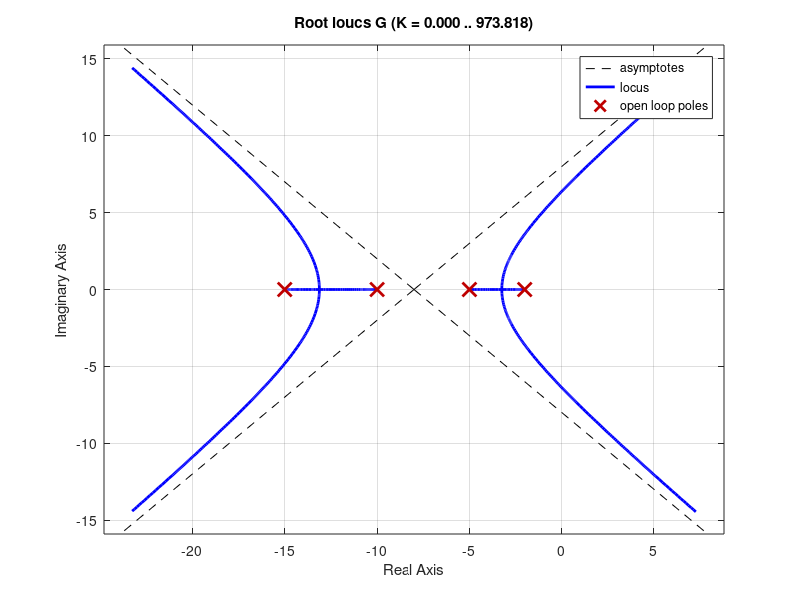

This figure's MATLAB source: (Note: this script raises an error after producing the figure.)
%% Control Systems Homework 8 Problem 1

G = zpk([],[-2 -5 -10 -15],[200]);
rlocus(G);
X1 = evalfr(G, -1.8686 + 3.8160j)
k1 = -1/X1

Gcl1 = minreal(G*abs(k1) / (1+G*abs(k1)))
roots([1 3.737 18.05])
figure;
step(Gcl1)

%% Control Systems Homework 8 Problem 2

GK2 = zpk([-2],[-2 -5 -10 -15 -20], [200])
figure;
rlocus(GK2)
X2 = evalfr(GK2, -3.5679 + 6.9665i)
K2 = -1/X2

Gcl2 = minreal(GK2*abs(K2) / (1 + GK2*abs(K2)))
roots([1 7.136 61.26])
figure;
step(Gcl2)

%% Control Systems Homework 8 Problem 3

GK3 = zpk([],[0 -2 -5 -10 -15], [200])
figure;
rlocus(GK3)
X3 = evalfr(GK3, -0.5676 + 1.1091j)
K3 = -1/X3

Gcl3 = minreal(GK3*abs(K3) / (1 + GK3*abs(K3)))
roots([1 1.135 1.552])
figure;
step(Gcl3)

%% Control Systems Homework 8 Problem 4

GK4 = zpk([],[0 -10 -13 -15],[200])
figure;
rlocus(GK4)
X4 = evalfr(GK4, -1.9937 + 3.9875i)
K4 = -1/X4

Gcl4 = minreal(GK4*abs(K4) / (1 + GK4*abs(K4)))
roots([1 3.987 19.88])
figure;
step(Gcl4)

err4 = evalfr(Gcl4, 1000000)